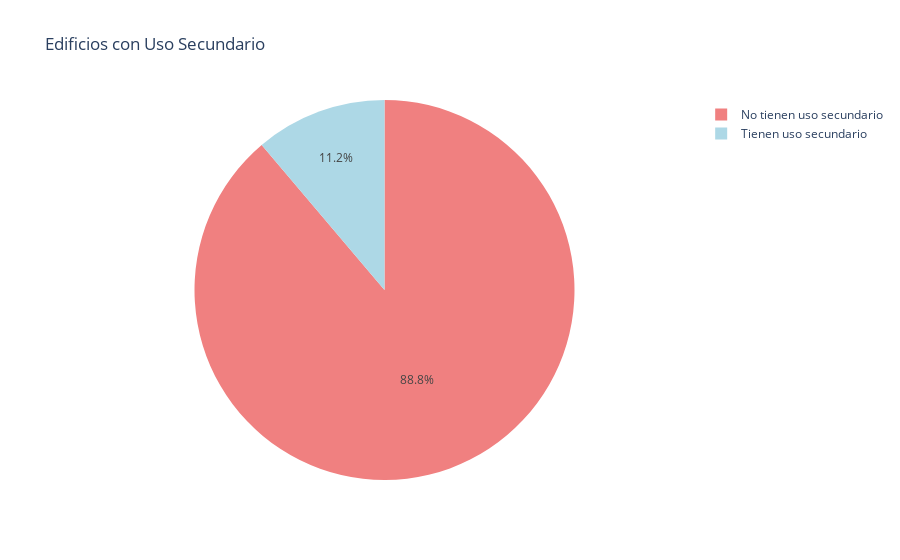

Notebook code for this chart:
### Code cell
fig = px.pie(second_use.value_counts(), 
             values='has_secondary_use',
             names=["No tienen uso secundario", "Tienen uso secundario"], 
             color_discrete_sequence=["LightCoral ", "LightBlue"],
             title='Edificios con Uso Secundario')
fig.show()

### Figure 1 — Plotly figure (JSON) as saved in the notebook; plotly's stock layout.template omitted (floating-point values rounded to 4 significant figures)
{"data": [{"domain": {"x": [0, 1], "y": [0, 1]}, "hovertemplate": "label=%{label}<br>has_secondary_use=%{value}<extra></extra>", "labels": ["No tienen uso secundario", "Tienen uso secundario"], "legendgroup": "", "name": "", "showlegend": true, "type": "pie", "values": [231445, 29156]}], "layout": {"legend": {"tracegroupgap": 0}, "piecolorway": ["LightCoral ", "LightBlue"], "title": {"text": "Edificios con Uso Secundario"}}}
